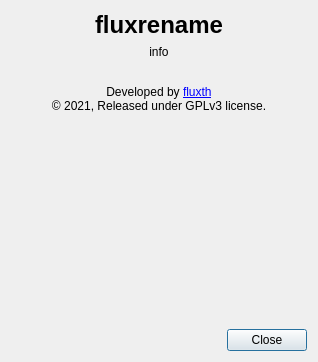
<?xml version="1.0" encoding="UTF-8"?>
<ui version="4.0">
 <class>AboutDialog</class>
 <widget class="QDialog" name="AboutDialog">
  <property name="geometry">
   <rect>
    <x>0</x>
    <y>0</y>
    <width>318</width>
    <height>362</height>
   </rect>
  </property>
  <property name="windowTitle">
   <string>About</string>
  </property>
  <layout class="QVBoxLayout" name="verticalLayout">
   <item>
    <widget class="QLabel" name="label_2">
     <property name="text">
      <string>&lt;h1&gt;fluxrename&lt;/h1&gt;</string>
     </property>
     <property name="alignment">
      <set>Qt::AlignCenter</set>
     </property>
    </widget>
   </item>
   <item>
    <widget class="QLabel" name="lbVersionInfo">
     <property name="text">
      <string>info</string>
     </property>
     <property name="alignment">
      <set>Qt::AlignCenter</set>
     </property>
    </widget>
   </item>
   <item>
    <widget class="QLabel" name="label">
     <property name="text">
      <string>&lt;img src=&quot;:/icons/fluxrename-1024x1024.png&quot; width=&quot;200&quot; /&gt;</string>
     </property>
     <property name="alignment">
      <set>Qt::AlignCenter</set>
     </property>
    </widget>
   </item>
   <item>
    <widget class="QLabel" name="label_4">
     <property name="text">
      <string>Developed by &lt;a href=&quot;https://github.com/fluxth&quot;&gt;fluxth&lt;/a&gt;&lt;br&gt;
&amp;copy; 2021, Released under GPLv3 license.</string>
     </property>
     <property name="alignment">
      <set>Qt::AlignCenter</set>
     </property>
    </widget>
   </item>
   <item>
    <spacer name="verticalSpacer">
     <property name="orientation">
      <enum>Qt::Vertical</enum>
     </property>
     <property name="sizeHint" stdset="0">
      <size>
       <width>20</width>
       <height>40</height>
      </size>
     </property>
    </spacer>
   </item>
   <item>
    <widget class="QDialogButtonBox" name="buttonBox">
     <property name="orientation">
      <enum>Qt::Horizontal</enum>
     </property>
     <property name="standardButtons">
      <set>QDialogButtonBox::Close</set>
     </property>
    </widget>
   </item>
  </layout>
 </widget>
 <resources/>
 <connections>
  <connection>
   <sender>buttonBox</sender>
   <signal>accepted()</signal>
   <receiver>AboutDialog</receiver>
   <slot>accept()</slot>
   <hints>
    <hint type="sourcelabel">
     <x>248</x>
     <y>254</y>
    </hint>
    <hint type="destinationlabel">
     <x>157</x>
     <y>274</y>
    </hint>
   </hints>
  </connection>
  <connection>
   <sender>buttonBox</sender>
   <signal>rejected()</signal>
   <receiver>AboutDialog</receiver>
   <slot>reject()</slot>
   <hints>
    <hint type="sourcelabel">
     <x>316</x>
     <y>260</y>
    </hint>
    <hint type="destinationlabel">
     <x>286</x>
     <y>274</y>
    </hint>
   </hints>
  </connection>
 </connections>
</ui>
